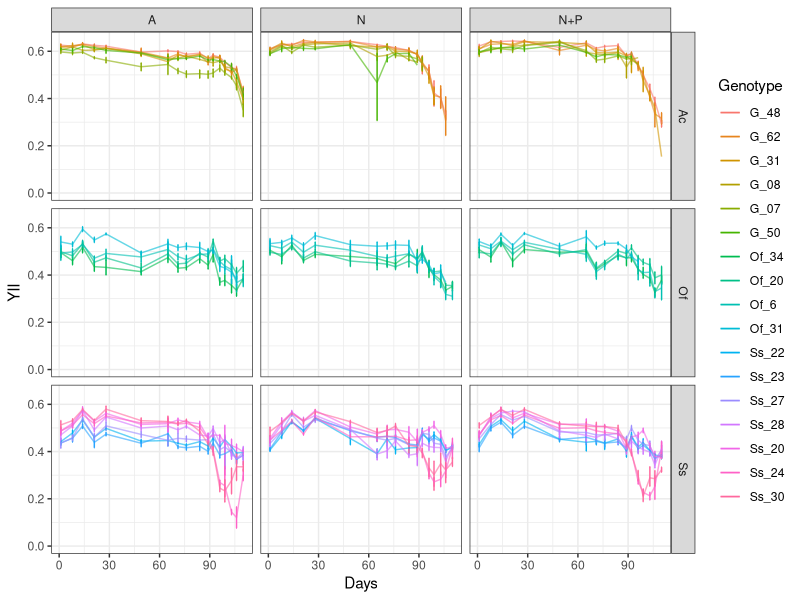
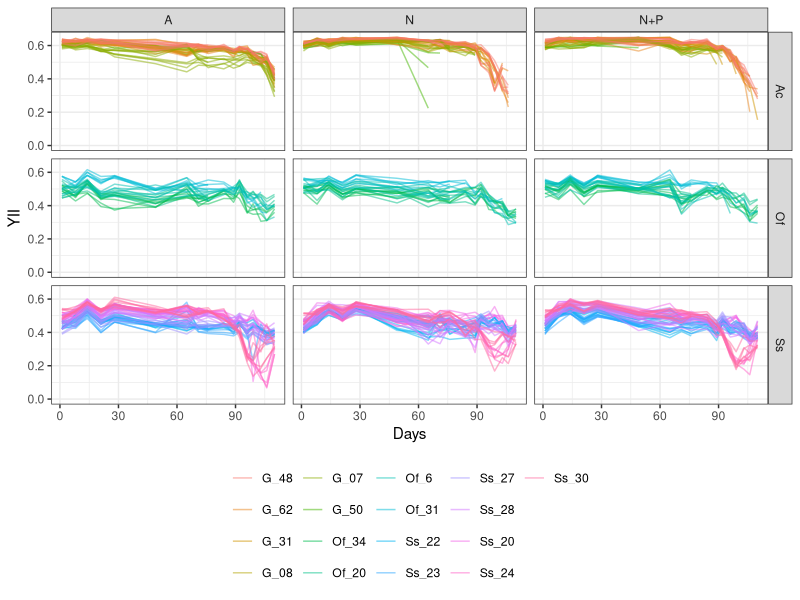
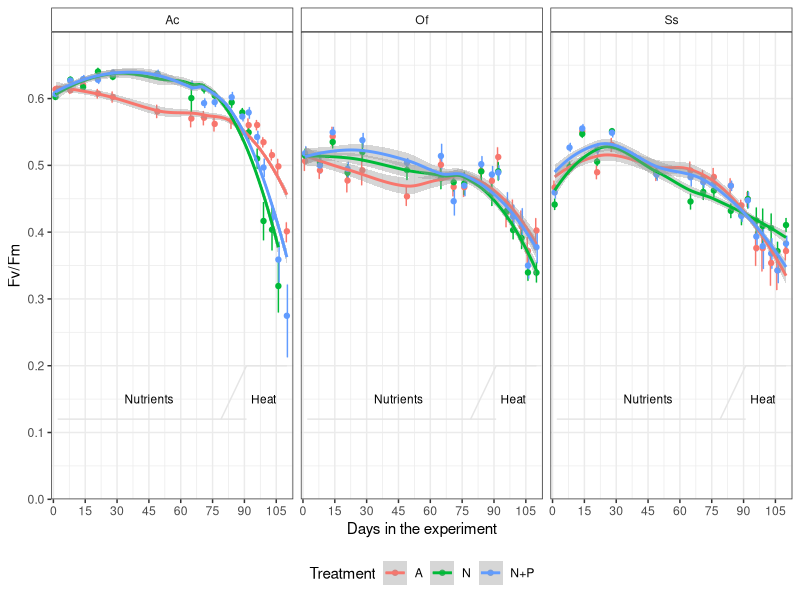
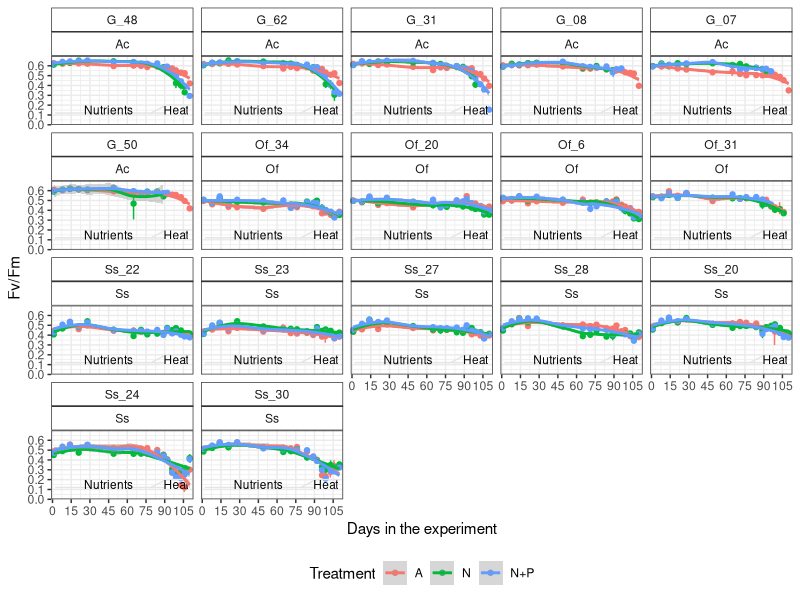
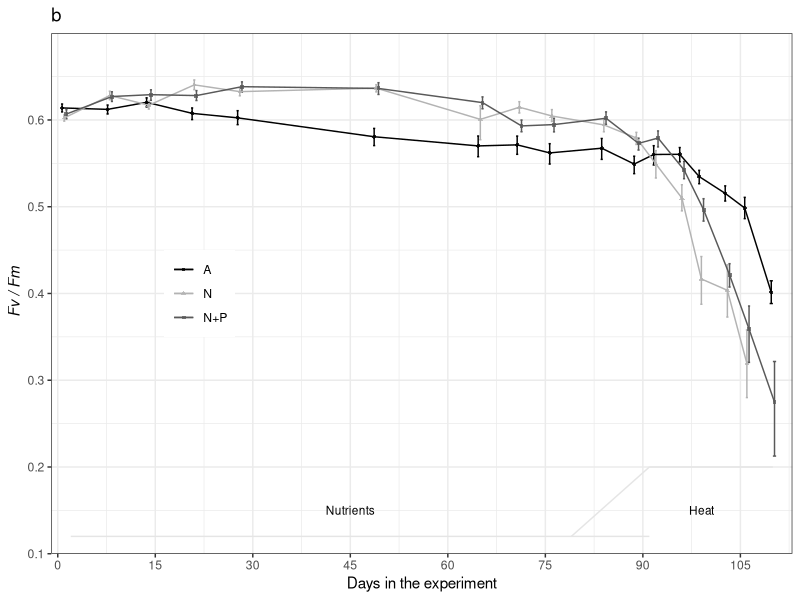
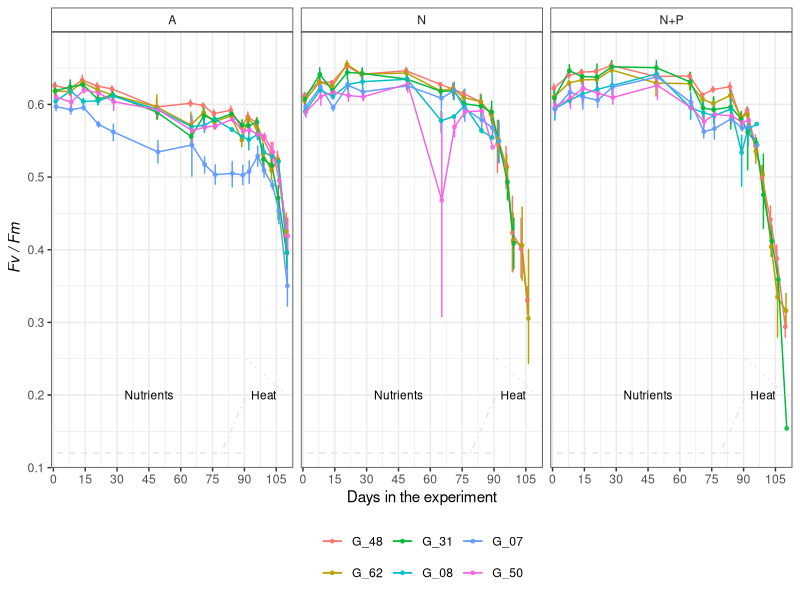
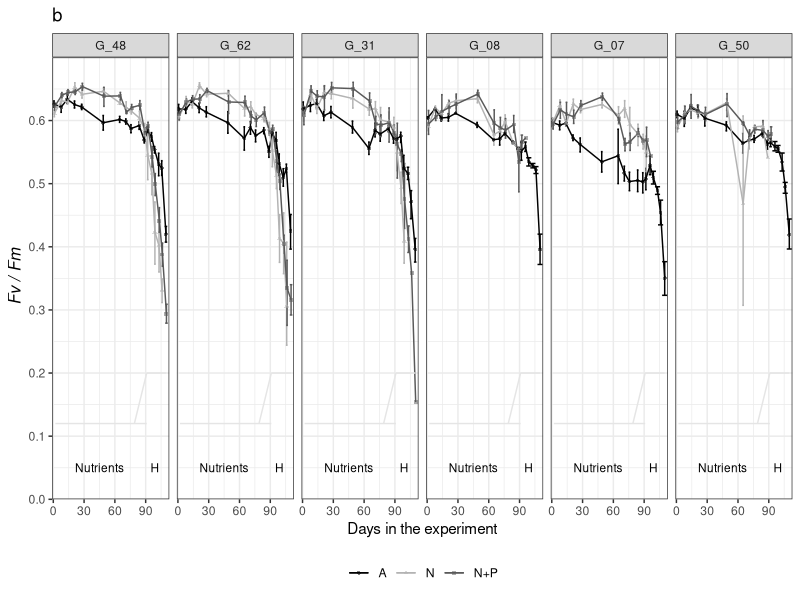

Source code (R) for these figures, in order: (Note: this script raises an error after producing the figures.)
## ---- chunk 1
knitr::opts_chunk$set(echo = TRUE, warning=FALSE, message=FALSE, fig.width=7, fig.height=7)
## ---- chunk 2

# Load libraries and sources required to run the script
    library(tidyverse)
    library(ggthemes)
    library(lmerTest)
    library(emmeans)
    library(multcomp)
    library(effects)

# Default ggplot settings

    Fill.colour<-scale_colour_manual(values = c("black", "gray70", "gray35"))

    ggthe_bw<-theme(plot.background=element_blank(),
          panel.grid.major.y = element_blank(),
          panel.grid.major.x = element_blank(),
          panel.grid.minor.x = element_blank(),
          panel.grid.minor.y = element_blank(),
          legend.box.background = element_rect(),
          panel.background =element_rect(fill = NA, color = "black")
          )+
    theme_bw()
## ---- chunk 3
# Acer
    YII.Acer<-read.csv("YII_Data/YII_Nutrients_Acer.csv", header = T)
      YII.Acer$Fragment<-as.character(YII.Acer$Fragment)  # Fragment ID to character
      YII.Acer<-subset(YII.Acer, Colony!="F")
      YII.Acer<-subset(YII.Acer , Treatment!="Dead")
      YII.Acer$Spp<-"Ac"
    ## Genotype information
      MOTE<-read.csv("YII_Data/Genotypes_mote.csv", header = TRUE)
      YII.Acer<-merge(YII.Acer, MOTE, by="Colony", all.x=TRUE)

# Ofav    
    YII.Ofav<-read.csv("YII_Data/YII_Nutrients_Ofav.csv")
      YII.Ofav$Fragment<-as.character(YII.Ofav$Fragment) 
      YII.Ofav$Colony<-factor(as.character(YII.Ofav$Colony), 
                            levels=c("31","6","20","34"))  # D dominance order
      YII.Ofav$Genotype<-paste("Of", YII.Ofav$Colony, sep = "_")
      YII.Ofav$Spp<-"Of"

            
# Ssid      
    YII.Ssid<-read.csv("YII_Data/YII_Nutrients_Ssid.csv")
      YII.Ssid$Colony<-factor(as.character(YII.Ssid$Colony), 
                                 levels=c("30","20","24","28","22","23","27") )  # D dominance order
      YII.Ssid$Genotype<-paste("Ss", YII.Ssid$Colony, sep = "_")
      YII.Ssid$Spp<-"Ss"
      
# Pool all species the data
      YII.data<-dplyr::bind_rows(list(YII.Acer,YII.Ofav,YII.Ssid))
      YII.data<-YII.data[,-1]
      summary(YII.data)
      
# Organize data type
      YII.data$Date<-as.Date(YII.data$Date, "%m/%d/%y")
      YII.data$Days<-(as.numeric(YII.data$Date) -17485)
      
      YII.data$Spp <- as.factor(YII.data$Spp)
      YII.data$Treatment[YII.data$Treatment == "Control"] <- "A"
      YII.data$Treatment[YII.data$Treatment == "NP"] <- "N+P"
      YII.data$Treatment <- as.factor(YII.data$Treatment)
      YII.data$Genotype<-factor(as.character(YII.data$Genotype), 
                             levels=c("G_48", "G_62","G_31", 
                                      "G_08","G_07", "G_50", 
                            "Of_34","Of_20","Of_6", "Of_31",
                            "Ss_22","Ss_23","Ss_27", "Ss_28",
                            "Ss_20", "Ss_24","Ss_30"
                             ))  # D dominance order
      YII.data$Fragment <- paste(YII.data$Spp, YII.data$Fragment, sep = "_")
      YII.data$SampleID <- paste(YII.data$Fragment, YII.data$Time, sep = "_")
      
# Check the data
      str(YII.data)
      summary(YII.data)
      # YII.data<-YII.data[order(
      #   YII.data$Spp, YII.data$Treatment, YII.data$Replicate,
      #   YII.data$Fragment, YII.data$Date),]
      YII.data<-YII.data[order(
        YII.data$Spp, YII.data$Date, YII.data$Treatment, YII.data$Replicate,
        YII.data$Fragment),]
      #write.csv(YII.data, "Outputs/All_YII_data.csv", row.names = F)
    
    # Remove baseline values
      YII.data<-subset(YII.data, Days>-1)
    # Remove recovery values
      YII.data<-subset(YII.data, Days<112)
      # write.csv(YII.data, "Outputs/Experiment_YII_data.csv", row.names = F)  
    # YII.Wide<- reshape(YII.data, idvar = "Fragment", timevar = "Days", direction = "wide")
      
      Spp.fragments<-YII.data %>% 
        group_by(Spp, Genotype, Treatment, Replicate) %>% count(Fragment)
      Spp.fragments
      #write.csv(Spp.fragments, "Outputs/Meassurments_perFragments.csv", row.names = F)

# Subset data before heat stress (Only nutrients)
      YII.nutrients<-subset(YII.data, Days<80)
## ---- chunk 4
YII_Colony<- ggplot(YII.data, aes (Days, YII, colour=Genotype)) +
        stat_summary(fun.data = "mean_cl_boot",geom = "errorbar", width = 0.5)+
        stat_summary(fun.y=mean, geom="line", alpha=0.6) +   theme_bw()
      YII_Colony + ylim(0.0, 0.65) + facet_grid (Spp~Treatment)
      
YII_Frag_Gen<- ggplot(YII.data, aes (Days, YII, colour=Genotype, group=Fragment)) +
        stat_summary(fun.y=mean, geom="line", alpha=0.5) +  
        theme_bw() + theme(legend.position = "bottom",
                           legend.title = element_blank())
      YII_Frag_Gen + ylim(0.0, 0.65) + facet_grid (Spp~Treatment)
## ---- chunk 5
YII_Treat<- ggplot(YII.data, aes (Days, YII, colour=Treatment)) +
        stat_summary(fun.data = "mean_cl_boot",geom = "errorbar", width = 0.2, position = position_dodge(1) )+ ggthe_bw+
        stat_summary(fun.y=mean, geom="point")  +
        theme(legend.position="bottom",
              strip.background = element_rect(fill="white"))+
        scale_y_continuous(limits = c(0, 0.7),
                           breaks = seq(0, 0.6, 0.1),  
                           expand = c(0, 0),
                           name=("Fv/Fm")) +
        scale_x_continuous(name="Days in the experiment",
                           limits = c(-1,113),
                           breaks = seq(0, 113, 15),  
                           expand = c(0, 0))+
        annotate("segment", x = 2, xend = 91, y = 0.12, yend = 0.12,
                  colour = "gray90", linetype=1)+
        annotate("segment", x = 79, xend = 91, y = 0.12, yend = 0.20,
                  colour = "gray90", linetype=1)+
        annotate("segment", x = 91, xend = 110, y = 0.20, yend = 0.20,
                  colour = "gray90", linetype=1)+
        annotate("text", x = 45, y = 0.15, label = "Nutrients", size=3)+
        annotate("text", x = 99, y = 0.15, label = "Heat", size=3)
YII_Treat + facet_grid (~Spp) + geom_smooth()

YII_Treat + facet_wrap (Genotype~Spp) + geom_smooth()

## ---- chunk 6
YII_Treat_BW<- ggplot(data=subset(YII.data, Spp=="Ac"), aes (Days, YII, colour=factor(Treatment), shape=factor(Treatment))) + ggtitle("b") +
        ggthe_bw + Fill.colour+
        stat_summary(fun.data = "mean_cl_boot",geom = "errorbar", width = 1,
                     position = position_dodge(1) )+
        stat_summary(fun.y=mean, geom="line", position = position_dodge(1), 
                     linetype=1, alpha=1) + 
         stat_summary(fun.y=mean, geom="point", size =1,
                   position=position_dodge(width=1), alpha=0.8)  +
        theme(legend.position=c(0.2, 0.5),
        legend.title = element_blank(), 
        strip.background =element_rect(fill=NA)) + # geom_smooth()+
      
    scale_y_continuous(limits = c(0.1, 0.7),
                           breaks = seq(0.1, 0.6, 0.1),  
                           expand = c(0, 0),
                           name=expression(~italic("Fv / Fm"))) +
        scale_x_continuous(name="Days in the experiment",
                           limits = c(-1,113),
                           breaks = seq(0, 113, 15),  
                           expand = c(0, 0))+
        annotate("segment", x = 2, xend = 91, y = 0.12, yend = 0.12,
                  colour = "gray90", linetype=1)+
        annotate("segment", x = 79, xend = 91, y = 0.12, yend = 0.20,
                  colour = "gray90", linetype=1)+
        annotate("segment", x = 91, xend = 110, y = 0.20, yend = 0.20,
                  colour = "gray90", linetype=1)
        
      
      Figure3<-YII_Treat_BW + #facet_grid (Spp~.)+
        annotate("text", x = 45, y = 0.15, label = "Nutrients", size=3)+
        annotate("text", x = 99, y = 0.15, label = "Heat", size=3)
Figure3
#ggsave(file="Outputs/Fig_3b_Acer_YII_Treat.svg", plot=Figure3, width=3.5, height=3)
## ---- chunk 7
YII_Treat_BW<- ggplot(data=subset(YII.data, Spp=="Ac"), aes (Days, YII, colour=factor(Genotype))) +
        ggthe_bw + 
  stat_summary(fun.data = "mean_cl_boot",geom = "errorbar", width = 1,
                     position = position_dodge(1) )+
  stat_summary(fun.y=mean, geom="line", position = position_dodge(1), linetype=1, alpha=1) + 
  stat_summary(fun.y=mean, geom="point", size =1,
                   position=position_dodge(width=1), alpha=0.8)  +
  theme(legend.position="bottom", 
              legend.title = element_blank(),
              strip.background = element_rect(fill="white"))+
  scale_y_continuous(limits = c(0.1, 0.7),
                           breaks = seq(0.1, 0.6, 0.1),  
                           expand = c(0, 0),
                           name=expression(~italic("Fv / Fm"))) +
  scale_x_continuous(name="Days in the experiment",
                           limits = c(-1,113),
                           breaks = seq(0, 113, 15),  
                           expand = c(0, 0))+
  annotate("segment", x = 2, xend = 91, y = 0.12, yend = 0.12,
                  colour = "gray90", linetype=2)+
  annotate("segment", x = 79, xend = 91, y = 0.12, yend = 0.20,
                  colour = "gray90", linetype=4)+
  annotate("segment", x = 91, xend = 110, y = 0.25, yend = 0.20,
                  colour = "gray90", linetype=3)
        
      
   Figure3<-YII_Treat_BW + facet_grid (~Treatment)+
        annotate("text", x = 45, y = 0.2, label = "Nutrients", size=3)+
        annotate("text", x = 99, y = 0.2, label = "Heat", size=3)
Figure3
## ---- chunk 8

FigureS3_genotype<-YII_Treat_BW<- ggplot(data=subset(YII.data, Spp=="Ac"), aes (Days, YII, colour=factor(Treatment), shape=factor(Treatment))) +
        ggthe_bw + Fill.colour+
        stat_summary(fun.data = "mean_cl_boot",geom = "errorbar", width = 5,
                     position = position_dodge(1) )+
        stat_summary(fun.y=mean, geom="line", position = position_dodge(1), 
                     linetype=1, alpha=1) + 
         stat_summary(fun.y=mean, geom="point", size =1,
                   position=position_dodge(width=1), alpha=0.5)  +
        theme(axis.title.y=element_text(size=12), 
          legend.position="bottom",
          legend.title = element_blank()) + ggtitle("b") +
      
    scale_y_continuous(limits = c(0.0, 0.7),
                           breaks = seq(0.0, 0.6, 0.1),  
                           expand = c(0, 0),
                           name=expression(~italic("Fv / Fm"))) +
        scale_x_continuous(name="Days in the experiment",
                           limits = c(-1,113),
                           breaks = seq(0, 113, 30),  
                           expand = c(0, 0))+
        annotate("segment", x = 2, xend = 91, y = 0.12, yend = 0.12,
                  colour = "gray90", linetype=1)+
        annotate("segment", x = 79, xend = 91, y = 0.12, yend = 0.20,
                  colour = "gray90", linetype=1)+
        annotate("segment", x = 91, xend = 110, y = 0.20, yend = 0.20,
                  colour = "gray90", linetype=1)+
        annotate("text", x = 45, y = 0.05, label = "Nutrients", size=3)+
        annotate("text", x = 99, y = 0.05, label = "H", size=3) +
  facet_grid(~Genotype)
FigureS3_genotype
  
#ggsave(file="Outputs/S3b_YII_Treat_Colo.svg", plot=Figure3_genotype, width=6.0, height=3.5)
## ---- chunk 9
#Time as a factor, not as int
      str(YII.data)
      YII.data$DaysF<-as.factor(YII.data$Days)

# All spp together
      LME1<-lmer(YII ~ Treatment * DaysF * Spp + (1|Genotype),
                REML=TRUE, data=YII.data, na.action=na.omit)
       lmerTest::step (LME1)
       drop1(LME1, test = "Chisq")
       summary(LME1)
       # plot(Effect(c("Treatment","Spp","DaysF"), LME1), x.var="DaysF", multiline=T, ci.style="bars",
       #    ylab="Fv/Fm", xlab="Days in the experiment")
    
      # EMMs
      All.YII.emm<-emmeans(LME1, ~Treatment * DaysF* Spp)
      emmip(LME1, ~DaysF|Treatment|Spp, CIs = TRUE) + theme_bw() + facet_grid(Spp~Treatment)
  # Spp responded differently, do separate analysis for each one
## ---- chunk 10
  
# 1. Find the best model

LME_Acer<-lmerTest::lmer(YII ~ Treatment * DaysF + 
                             (1|Genotype) + (1|Replicate) +  (1|Fragment), 
                              data=subset(YII.data, Spp=="Ac"), na.action=na.omit)
      summary(LME_Acer)
      
      Step.LME_Acer<-step (LME_Acer) # Replicate is not significant
      anova(LME_Acer)
      ranova(LME_Acer)# Replicate is not significant
      # Drop (1|Replicate)
      final_fm <- get_model(Step.LME_Acer)
      summary(final_fm)
      
  LME_Acer1<-lmerTest::lmer(YII ~ Treatment * DaysF + 
                             (1|Genotype/Fragment), 
                              data=subset(YII.data, Spp=="Ac"), na.action=na.omit)
      
  ranova(LME_Acer1)
  
  LME_Acer2<-lmerTest::lmer(YII ~ Treatment * DaysF + 
                             (1|Genotype) +  (1|Fragment), 
                              data=subset(YII.data, Spp=="Ac"), na.action=na.omit)
  ranova(LME_Acer2)    
  
  anova(LME_Acer1, LME_Acer2) # LME_Acer1 and LME_Acer2 are the same 
  
#2. Extract EMMs
      Acer.YII.emm<-emmeans(LME_Acer1, ~Treatment * DaysF)
      contrast(Acer.YII.emm, "tukey")
      
      # Effect plot options
      emmip(LME_Acer, ~DaysF|Treatment, CIs = TRUE) + theme_bw() # interaction plot of predictions
      
      # Pairwise comparisons
      #pairs(Acer.YII.emm) # same than contrast(Acer.YII.emm, "tukey")
      
      #plot(emmeans(LME_Acer, ~DaysF|Treatment), comparisons = TRUE) +
      #  coord_flip(xlim = NULL, ylim = NULL, expand = TRUE) + facet_wrap(~Treatment) +
      #  theme_gdocs() # Tukey comparison (do not trust CI to compare EMMs)
      
      Acer.YII_groups<-cld(Acer.YII.emm, by=NULL) # compact-letter display
      Acer.YII_groups<-Acer.YII_groups[order(Acer.YII_groups$Treatment, Acer.YII_groups$Day),]
      Acer.YII_groups
      write.csv(Acer.YII_groups, "Outputs/Multicomp_AcerYII.csv", row.names = F)
